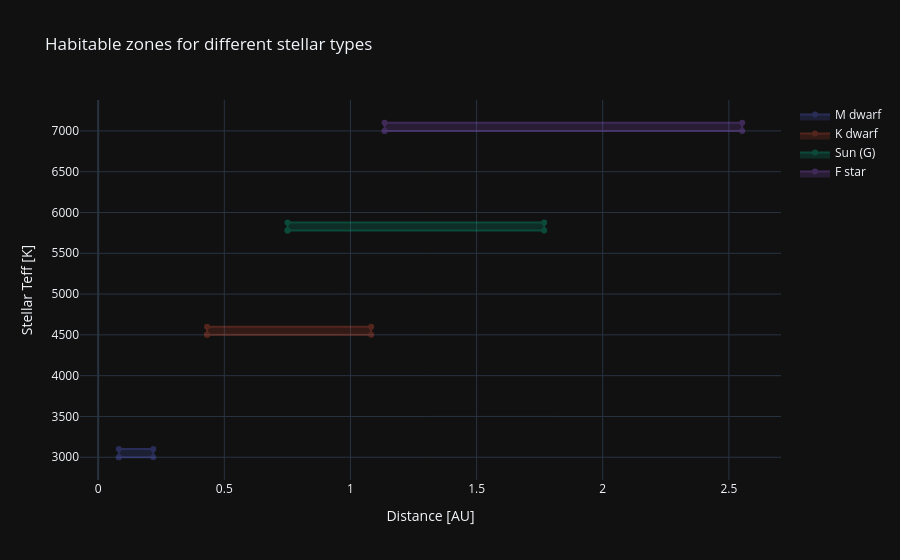

Source (notebook cell):
### Code cell
# HZ for different stellar types
import plotly.graph_objects as go
fig = go.Figure()
for T, L, name in [(3000, 0.01, 'M dwarf'), (4500, 0.3, 'K dwarf'), (5778, 1.0, 'Sun (G)'), (7000, 2.5, 'F star')]:
    hz = eq.habitable_zone_distances(L*3.828e26, T)
    fig.add_trace(go.Scatter(x=[hz['recent_venus'], hz['early_mars'], hz['early_mars'], hz['recent_venus'], hz['recent_venus']],
                             y=[T, T, T+100, T+100, T], fill='toself', name=name, opacity=0.3))
fig.update_layout(title='Habitable zones for different stellar types', xaxis_title='Distance [AU]',
                  yaxis_title='Stellar Teff [K]', template='plotly_dark')
fig.show()

### Figure 1 — Plotly figure (JSON) as saved in the notebook; plotly's stock layout.template omitted (floating-point values rounded to 4 significant figures)
{"data": [{"fill": "toself", "name": "M dwarf", "opacity": 0.3, "type": "scatter", "x": [0.08175, 0.2185, 0.2185, 0.08175, 0.08175], "y": [3000, 3000, 3100, 3100, 3000]}, {"fill": "toself", "name": "K dwarf", "opacity": 0.3, "type": "scatter", "x": [0.4315, 1.082, 1.082, 0.4315, 0.4315], "y": [4500, 4500, 4600, 4600, 4500]}, {"fill": "toself", "name": "Sun (G)", "opacity": 0.3, "type": "scatter", "x": [0.7504, 1.768, 1.768, 0.7504, 0.7504], "y": [5778, 5778, 5878, 5878, 5778]}, {"fill": "toself", "name": "F star", "opacity": 0.3, "type": "scatter", "x": [1.135, 2.553, 2.553, 1.135, 1.135], "y": [7000, 7000, 7100, 7100, 7000]}], "layout": {"title": {"text": "Habitable zones for different stellar types"}, "xaxis": {"title": {"text": "Distance [AU]"}}, "yaxis": {"title": {"text": "Stellar Teff [K]"}}}}
